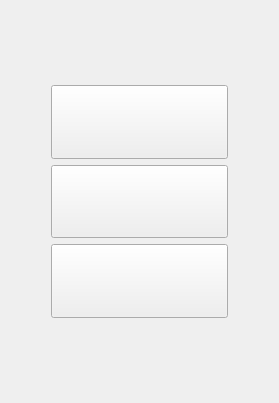
<?xml version="1.0" encoding="UTF-8"?>
<ui version="4.0">
 <class>MainWindow</class>
 <widget class="QMainWindow" name="MainWindow">
  <property name="geometry">
   <rect>
    <x>0</x>
    <y>0</y>
    <width>279</width>
    <height>403</height>
   </rect>
  </property>
  <property name="windowTitle">
   <string>MainWindow</string>
  </property>
  <property name="styleSheet">
   <string notr="true">border-image: url(:/bg);</string>
  </property>
  <widget class="QWidget" name="centralWidget">
   <layout class="QGridLayout" name="gridLayout">
    <item row="1" column="1">
     <widget class="QPushButton" name="pushButton">
      <property name="sizePolicy">
       <sizepolicy hsizetype="Expanding" vsizetype="Expanding">
        <horstretch>0</horstretch>
        <verstretch>0</verstretch>
       </sizepolicy>
      </property>
      <property name="styleSheet">
       <string notr="true">border-image: url(:/este);</string>
      </property>
      <property name="text">
       <string/>
      </property>
     </widget>
    </item>
    <item row="2" column="1">
     <widget class="QPushButton" name="pushButton_2">
      <property name="sizePolicy">
       <sizepolicy hsizetype="Expanding" vsizetype="Expanding">
        <horstretch>0</horstretch>
        <verstretch>0</verstretch>
       </sizepolicy>
      </property>
      <property name="styleSheet">
       <string notr="true">border-image: url(:/zhyldam);</string>
      </property>
      <property name="text">
       <string/>
      </property>
     </widget>
    </item>
    <item row="3" column="1">
     <widget class="QPushButton" name="pushButton_3">
      <property name="sizePolicy">
       <sizepolicy hsizetype="Expanding" vsizetype="Expanding">
        <horstretch>0</horstretch>
        <verstretch>0</verstretch>
       </sizepolicy>
      </property>
      <property name="styleSheet">
       <string notr="true">border-image: url(:/sheshim);</string>
      </property>
      <property name="text">
       <string/>
      </property>
     </widget>
    </item>
    <item row="1" column="0">
     <spacer name="horizontalSpacer">
      <property name="orientation">
       <enum>Qt::Horizontal</enum>
      </property>
      <property name="sizeType">
       <enum>QSizePolicy::Minimum</enum>
      </property>
      <property name="sizeHint" stdset="0">
       <size>
        <width>40</width>
        <height>20</height>
       </size>
      </property>
     </spacer>
    </item>
    <item row="1" column="2">
     <spacer name="horizontalSpacer_2">
      <property name="orientation">
       <enum>Qt::Horizontal</enum>
      </property>
      <property name="sizeType">
       <enum>QSizePolicy::Minimum</enum>
      </property>
      <property name="sizeHint" stdset="0">
       <size>
        <width>40</width>
        <height>20</height>
       </size>
      </property>
     </spacer>
    </item>
    <item row="0" column="1">
     <spacer name="verticalSpacer">
      <property name="orientation">
       <enum>Qt::Vertical</enum>
      </property>
      <property name="sizeHint" stdset="0">
       <size>
        <width>20</width>
        <height>40</height>
       </size>
      </property>
     </spacer>
    </item>
    <item row="4" column="1">
     <spacer name="verticalSpacer_2">
      <property name="orientation">
       <enum>Qt::Vertical</enum>
      </property>
      <property name="sizeHint" stdset="0">
       <size>
        <width>20</width>
        <height>40</height>
       </size>
      </property>
     </spacer>
    </item>
   </layout>
  </widget>
 </widget>
 <layoutdefault spacing="6" margin="11"/>
 <resources/>
 <connections/>
</ui>
